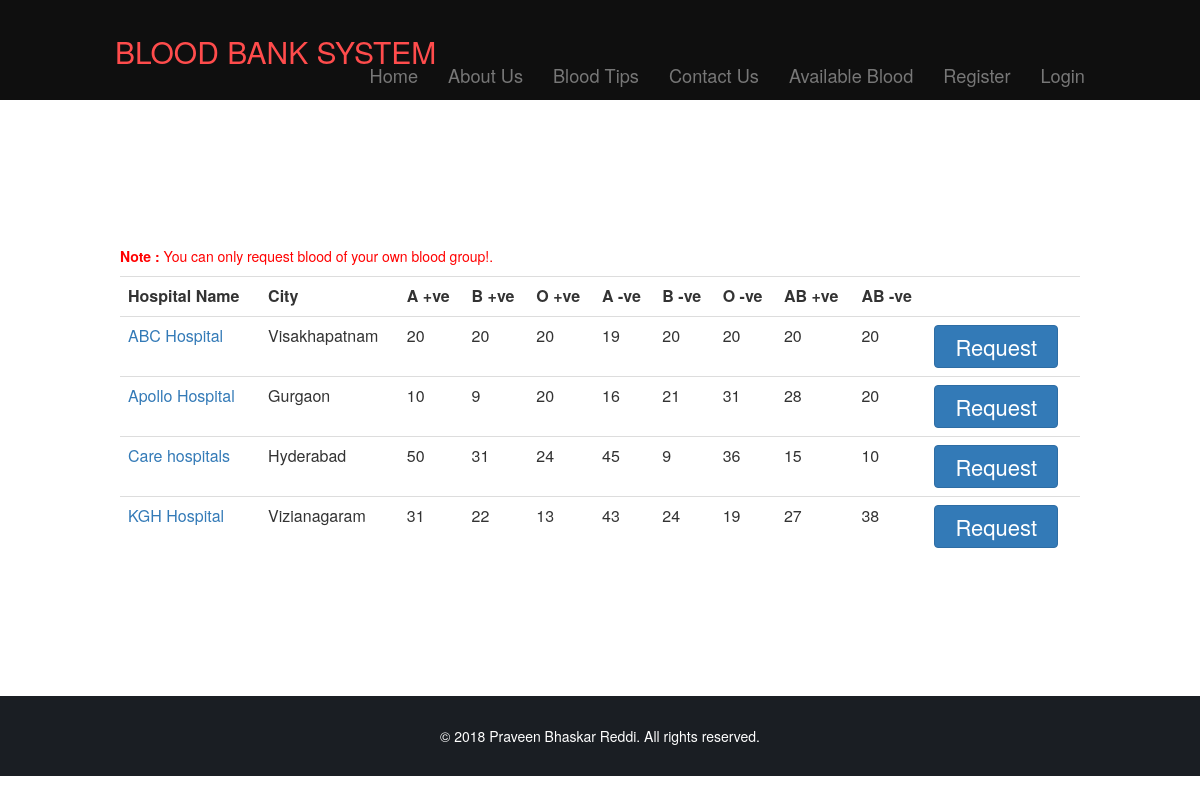
Page /availableBlood.php on the committed database.
### tables this page shows
CREATE TABLE `blood_sample` (
  `email` varchar(45) NOT NULL,
  `a_plus` int(5) NOT NULL DEFAULT '0',
  `b_plus` int(5) NOT NULL DEFAULT '0',
  `o_plus` int(5) NOT NULL DEFAULT '0',
  `a_neg` int(5) NOT NULL DEFAULT '0',
  `b_neg` int(5) NOT NULL DEFAULT '0',
  `o_neg` int(5) NOT NULL DEFAULT '0',
  `ab_plus` int(5) NOT NULL DEFAULT '0',
  `ab_neg` int(5) NOT NULL DEFAULT '0'
);

CREATE TABLE `hospital` (
  `hname` varchar(45) NOT NULL,
  `cname` varchar(45) NOT NULL,
  `email` varchar(45) NOT NULL,
  `phone` bigint(15) NOT NULL,
  `mob` bigint(13) NOT NULL,
  `city` varchar(45) NOT NULL,
  `pin` int(10) NOT NULL,
  `address` text NOT NULL,
  `time_stamp` datetime NOT NULL
);

### availableBlood.php (the view, shortened to what this page needs)
<html lang="en">
<head>
    <?php include 'meta.php'?>
</head>
<body>
    <?php
                include 'connectMysql.php';
                if(isset($_SESSION["username"]) && $_SESSION["type"]==1)
                {
                    include 'Receivers_Header.php';
                    $b_group = $_SESSION["b_group"];
                    if($b_group == "A+")
                        $bg = "a_plus";
                    else if($b_group == "B+")
                        $bg = "b_plus";
                    else if($b_group == "O+")
                        $bg = "o_plus";
                    else if($b_group == "A-")
                        $bg = "a_neg";
                    else if($b_group == "B-")
                        $bg = "b_neg";
                    else if($b_group == "O-")
                        $bg = "o_neg";
                    else if($b_group == "AB+")
                        $bg = "ab_plus";
                    else if($b_group == "AB-")
                        $bg = "ab_neg";
                    $query = "SELECT * FROM blood_sample where ".$bg.">0";
                }
                else
                {
                    include 'header.php';
                    $query = "SELECT * FROM blood_sample";
                }
    ?>
        <div class="container-fluid" id = "available_blood">
            <?php
                    $run_sql = mysqli_query($conn,$query);
                    if($run_sql->num_rows == 0)
                    {
                        ?>
            <div style="width:100%; text-align:center; font-size:20px; height:350;  padding-top:155px;">
                <h3>No Blood Sample Available!</h3>
            </div>
            <?php
                    }
                    else
                    {
            ?>
                <p style="color:red;"><b>Note :</b> You can only request blood of your own blood group!. <b> <?php echo $b_group; ?> </b></p>
                <table class="table table-hover">
                    <tr>
                        <th>Hospital Name</th>
                        <th>City</th>
                        <th>A +ve</th>
                        <th>B +ve</th>
                        <th>O +ve</th>
                        <th>A -ve</th>
                        <th>B -ve</th>
                        <th>O -ve</th>
                        <th>AB +ve</th>
                        <th>AB -ve</th>
                        <th></th>
                    </tr>
                    <?php
                        while($rows = mysqli_fetch_array($run_sql))
                        {
                            $h_e = $rows['email'];
                            $query1 = "SELECT hname, city FROM hospital  where email='$h_e'";
                            $run_sql1 = mysqli_query($conn,$query1);
                            $row1 = mysqli_fetch_array($run_sql1);
            ?>
                        <tr>
                            <td>
                                <a href="hospital.php?hos=<?php echo $h_e?>req=no_blood">
                                    <?php echo $row1['hname']?>
                                </a>
                            </td>
                            <td>
                                <?php echo $row1['city'];?>
                            </td>
                            <td>
                                <?php echo $rows['a_plus'];?>
                            </td>
                            <td>
                                <?php echo $rows['b_plus'];?>
                            </td>
                            <td>
                                <?php echo $rows['o_plus'];?>
                            </td>
                            <td>
                                <?php echo $rows['a_neg'];?>
                            </td>
                            <td>
                                <?php echo +$rows['b_neg'];?>
                            </td>
                            <td>
                                <?php echo +$rows['o_neg'];?>
                            </td>
                            <td>
                                <?php echo $rows['ab_plus'];?>
                            </td>
                            <td>
                                <?php echo $rows['ab_neg'];?>
                            </td>
                            <td><a href="hospital.php?hos=<?php echo $h_e?>&req=blood"><button type="button" class="btn btn-primary" name="request" >Request</button></a></td>
                        </tr>
                        <?php
                        }
                        ?>
                </table>
                <?php
                    }
                    ?>
        </div>
        <?php include 'footer.php';?>
</body>
</html>

### meta.php (shortened to what this page needs)
<link rel="stylesheet" href="bootstrap-3.3.7/css/bootstrap.min.css">
<link rel="stylesheet" href="css/myStyle.css">

### header.php (shortened to what this page needs)
<header class="jumbotron">
<nav class="navbar navbar-default navbar-fixed-top">
    <div class="container-fluid">
        <div class="navbar-header">
            <a class="navbar-brand" href="index.php"><h2>Blood Bank System</h2></a>
        </div>
        <div class="collapse navbar-collapse" id="myNavbar">
            <ul class="nav navbar-nav navbar-right">
                <li><a href="index.php">Home</a></li>
                <li><a href="#">About Us</a></li>
                <li><a href="#">Blood Tips</a></li>
                <li><a href="#">Contact Us</a></li>
                <li><a href="availableBlood.php">Available Blood</a></li>
                <li><a href="#" id="regModal">Register</a></li>
                <li><a href="#" id="loginModal">Login</a></li>
            </ul>
        </div>
    </div>
</nav>
</header>

### footer.php
<footer class="footer-wrapper">
    <div class="container">
        <div class="row">
            <div class="col-md-12">
                <div class="copyright text-center">
                    <p>&copy; 2018 Praveen Bhaskar Reddi. All rights reserved.</p>
                </div>
            </div>
        </div>
    </div>
</footer>

### css/myStyle.css (style rules this page uses)
.navbar { //background-color: #fff; //border-color: transparent; height: 100px; }
.navbar .container-fluid { background: #0f0f0f; padding-right: 115px; padding-left: 115px; height: 100px; }
.navbar-collapse { padding-top: 25px; }
.navbar-nav>li { font-size: 130%; }
.navbar-brand>h2 { text-transform: uppercase; color: #ff4c4c; }
#available_blood { padding: 120px; }
.footer-wrapper { position: inherit; left: 0; bottom: 0; width: 100%; background: #1a1e23; padding: 10px 0; color: #fff; }
.copyright p { margin: 0 auto; }
.container { padding :20px; }
.btn { padding: 5px 20px; font-size: 22px; line-height: normal; }

### rows in the picture
blood_sample: hospital.hname "ABC Hospital", hospital.city "Visakhapatnam", a_plus "20", b_plus "20", o_plus "20", a_neg "19", b_neg "20", o_neg "20", ab_plus "20", ab_neg "20"
blood_sample: hospital.hname "Apollo Hospital", hospital.city "Gurgaon", a_plus "10", b_plus "9", o_plus "20", a_neg "16", b_neg "21", o_neg "31", ab_plus "28", ab_neg "20"
blood_sample: hospital.hname "Care hospitals", hospital.city "Hyderabad", a_plus "50", b_plus "31", o_plus "24", a_neg "45", b_neg "9", o_neg "36", ab_plus "15", ab_neg "10"
blood_sample: hospital.hname "KGH Hospital", hospital.city "Vizianagaram", a_plus "31", b_plus "22", o_plus "13", a_neg "43", b_neg "24", o_neg "19", ab_plus "27", ab_neg "38"
